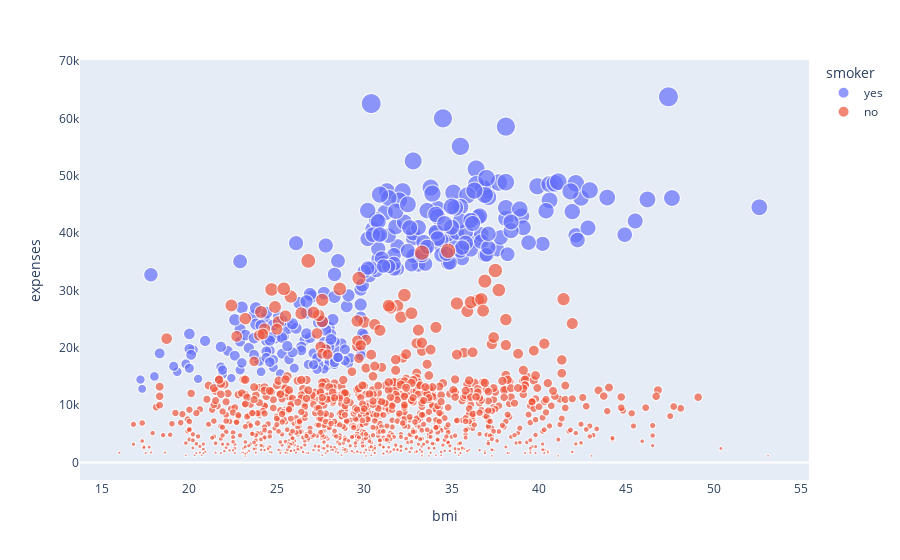

Here is the notebook cell this chart was saved with:
### Code cell
fig = px.scatter(insurance, x = insurance.bmi,
                            y = insurance.expenses,
                color = "smoker",
                size = insurance.expenses)

fig.update_layout(xaxis = dict(
                    showgrid=False,
                    showline=False),
                 yaxis = dict(
                     showgrid=False,
                     showline=False)
                 )
                              
fig.show()

### Figure 1 — Plotly figure (JSON) as saved in the notebook; plotly's stock layout.template omitted (floating-point values rounded to 4 significant figures; data arrays with more than 128 entries replaced by an {"elided": "..."} marker saying what was removed)
{"data": [{"hovertemplate": "smoker=yes<br>bmi=%{x}<br>expenses=%{marker.size}<extra></extra>", "legendgroup": "yes", "marker": {"color": "#636efa", "size": {"elided": "274 float values"}, "sizemode": "area", "sizeref": 159.4, "symbol": "circle"}, "mode": "markers", "name": "yes", "showlegend": true, "type": "scattergl", "x": {"elided": "274 float values"}, "xaxis": "x", "y": {"elided": "274 float values"}, "yaxis": "y"}, {"hovertemplate": "smoker=no<br>bmi=%{x}<br>expenses=%{marker.size}<extra></extra>", "legendgroup": "no", "marker": {"color": "#EF553B", "size": {"elided": "1064 float values"}, "sizemode": "area", "sizeref": 159.4, "symbol": "circle"}, "mode": "markers", "name": "no", "showlegend": true, "type": "scattergl", "x": {"elided": "1064 float values"}, "xaxis": "x", "y": {"elided": "1064 float values"}, "yaxis": "y"}], "layout": {"autosize": true, "legend": {"itemsizing": "constant", "title": {"text": "smoker"}, "tracegroupgap": 0}, "margin": {"t": 60}, "xaxis": {"anchor": "y", "autorange": true, "domain": [0, 1], "range": [13.82, 55.28], "showgrid": false, "showline": false, "title": {"text": "bmi"}, "type": "linear"}, "yaxis": {"anchor": "x", "autorange": true, "domain": [0, 1], "range": [-3773.0, 73140.0], "showgrid": false, "showline": false, "title": {"text": "expenses"}, "type": "linear"}}}
